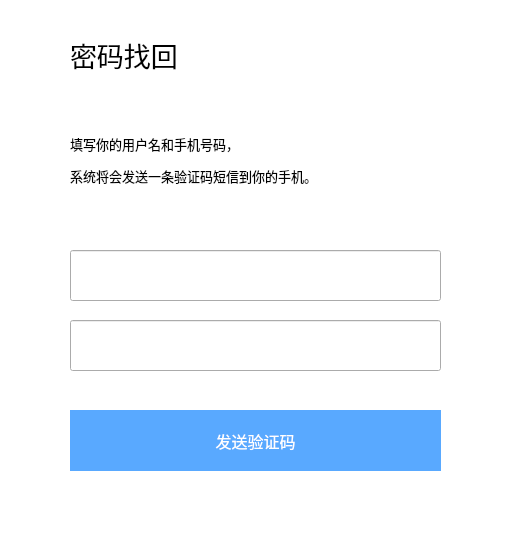
<?xml version="1.0" encoding="UTF-8"?>
<ui version="4.0">
 <class>pwback</class>
 <widget class="QDialog" name="pwback">
  <property name="geometry">
   <rect>
    <x>0</x>
    <y>0</y>
    <width>519</width>
    <height>533</height>
   </rect>
  </property>
  <property name="windowTitle">
   <string>密码找回</string>
  </property>
  <property name="windowIcon">
   <iconset resource="image.qrc">
    <normaloff>:/image/victoricon2.png</normaloff>:/image/victoricon2.png</iconset>
  </property>
  <widget class="QLabel" name="label">
   <property name="geometry">
    <rect>
     <x>70</x>
     <y>30</y>
     <width>251</width>
     <height>51</height>
    </rect>
   </property>
   <property name="font">
    <font>
     <family>微软雅黑</family>
     <pointsize>20</pointsize>
     <weight>50</weight>
     <bold>false</bold>
    </font>
   </property>
   <property name="text">
    <string>&lt;html&gt;&lt;head/&gt;&lt;body&gt;&lt;p&gt;密码找回&lt;/p&gt;&lt;/body&gt;&lt;/html&gt;</string>
   </property>
  </widget>
  <widget class="QLabel" name="label_2">
   <property name="geometry">
    <rect>
     <x>0</x>
     <y>0</y>
     <width>521</width>
     <height>541</height>
    </rect>
   </property>
   <property name="styleSheet">
    <string notr="true">background-color: rgb(255, 255, 255);</string>
   </property>
   <property name="text">
    <string/>
   </property>
  </widget>
  <widget class="QLineEdit" name="lineEdit">
   <property name="geometry">
    <rect>
     <x>70</x>
     <y>250</y>
     <width>371</width>
     <height>51</height>
    </rect>
   </property>
   <property name="font">
    <font>
     <family>微软雅黑</family>
     <pointsize>12</pointsize>
    </font>
   </property>
   <property name="styleSheet">
    <string notr="true"/>
   </property>
  </widget>
  <widget class="QLineEdit" name="lineEdit_2">
   <property name="geometry">
    <rect>
     <x>70</x>
     <y>320</y>
     <width>371</width>
     <height>51</height>
    </rect>
   </property>
   <property name="font">
    <font>
     <family>微软雅黑</family>
     <pointsize>12</pointsize>
    </font>
   </property>
  </widget>
  <widget class="QPushButton" name="pushButton">
   <property name="geometry">
    <rect>
     <x>70</x>
     <y>410</y>
     <width>371</width>
     <height>61</height>
    </rect>
   </property>
   <property name="font">
    <font>
     <family>微软雅黑</family>
     <pointsize>12</pointsize>
     <weight>50</weight>
     <bold>false</bold>
    </font>
   </property>
   <property name="styleSheet">
    <string notr="true">QPushButton{border-style:none;background-color: rgb(89, 169, 255);color: rgb(255, 255, 255);}
QPushButton:hover{background: rgb(100, 185, 255);color: rgb(255, 255, 255);}</string>
   </property>
   <property name="text">
    <string>发送验证码</string>
   </property>
  </widget>
  <widget class="QLabel" name="label_3">
   <property name="geometry">
    <rect>
     <x>70</x>
     <y>110</y>
     <width>331</width>
     <height>101</height>
    </rect>
   </property>
   <property name="font">
    <font>
     <family>微软雅黑</family>
     <pointsize>10</pointsize>
    </font>
   </property>
   <property name="text">
    <string>&lt;html&gt;&lt;head/&gt;&lt;body&gt;&lt;p&gt;填写你的用户名和手机号码，&lt;/p&gt;&lt;p&gt;系统将会发送一条验证码短信到你的手机。&lt;/p&gt;&lt;/body&gt;&lt;/html&gt;</string>
   </property>
  </widget>
  <zorder>label_2</zorder>
  <zorder>lineEdit</zorder>
  <zorder>lineEdit_2</zorder>
  <zorder>pushButton</zorder>
  <zorder>label</zorder>
  <zorder>label_3</zorder>
 </widget>
 <resources>
  <include location="image.qrc"/>
 </resources>
 <connections/>
</ui>
